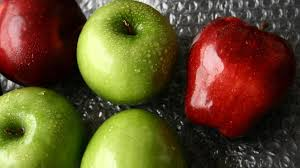
#> input picture Edge Detection/apples.jpg, 300 x 168 px
$ python 'edge detection_4.py'
#> lines starting #> are read from the running program, lines starting #| are printed output that depends on the picture; after the words box and inside, x2 and y2 are one past the last pixel; in counts of white or black regions, pixels touching at a corner belong together
import cv2 as cv

img=cv.imread('apples.jpg')
#> img is the input picture: shape (168, 300, 3); mean B, G, R 40.7, 77.6, 97.1
gray=cv.cvtColor(img,cv.COLOR_BGR2GRAY)
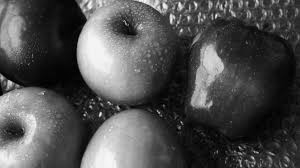
#> gray: shape (168, 300); min 0, max 254, mean 79.2

apples=cv.HoughCircles(gray,cv.HOUGH_GRADIENT,1,200,param1=150,param2=20,minRadius=50,maxRadius=120)
#> apples = [[130.5, 51.5, 54.3]]

for i in apples[0]:
    cv.circle(img,(int(i[0]),int(i[1])),int(i[2]),(255,0,0),2)
#> this loop made 1 pass
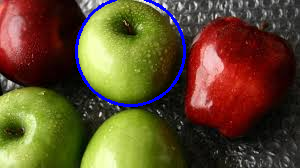
#> img: shape (168, 300, 3); 1.84% of pixels changed, all inside (x1, y1, x2, y2) = (75, 0, 186, 107)

cv.imshow('Apple detection',img)

cv.waitKey()
cv.destroyAllWindows()
